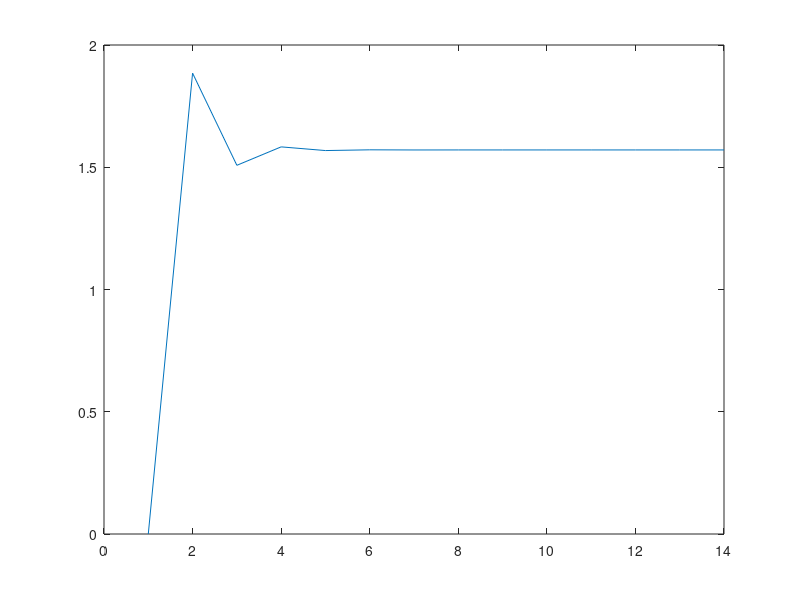

Source code (MATLAB):
%Inverse Kinematic equations for a 3dof arm

l1=0.2;
l2=0.2;  %IDEAL CASE

L=sqrt((l1^2)+(l2^2));

x=0;
y=0;
z=0.4;

%Planar component
t=sqrt(x^2+y^2);

%Revolute angle sum and diff
theta12diff= acos((z^2+t^2-L^2)/(2*l1*l2));
theta12summ= acos((z^2-t^2-L^2)/(2*l1*l2));

%Individual angle obtained using arccosine

theta1_req= (theta12diff+theta12summ)/2
theta2_req= (theta12diff-theta12summ)/2
theta3_req= acos(y/(l1*cos(theta1_req)+l2*cos(theta2_req)))

kp = 1.2;
i = 1; 
N = 14;

error_theta = zeros(3,N);
delta_theta = zeros(3,N);
instant_theta = zeros(3,N);

while i < N
    
    error_theta(1,i+1)   = theta1_req-instant_theta(1,i) ;
    delta_theta(1,i+1)   = kp*error_theta(1,i+1);
    instant_theta(1,i+1) = instant_theta(1,i) + delta_theta(1,i+1);  
    
    
    error_theta(2,i+1)   = theta2_req-instant_theta(2,i) ;
    delta_theta(2,i+1)   = kp*error_theta(2,i+1);
    instant_theta(2,i+1) = instant_theta(2,i) + delta_theta(2,i+1); 
    
    
    error_theta(3,i+1)   = theta3_req-instant_theta(3,i) ;
    delta_theta(3,i+1)   = kp*error_theta(3,i+1);
    instant_theta(3,i+1) = instant_theta(3,i) + delta_theta(3,i+1); 
    
    plot(instant_theta(3,:))
    i = i+1;
end   
